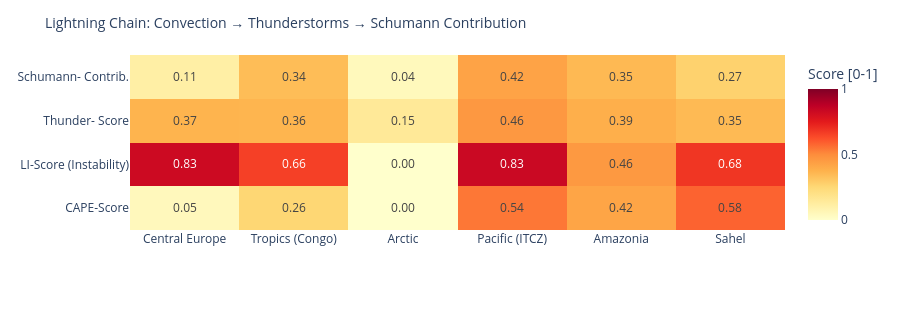

The cell this chart's notebook holds for it:
### Code cell
# ============================================================
# LIGHTNING CHAIN: Convection → Thunderstorms → Schumann
# Shows the causal chain per measurement point as heatmap
# ============================================================

def cape_score(v):
    """CAPE → normalized score [0,1]"""
    if v is None or pd.isna(v): return 0.0
    return min(1.0, float(v) / 3000)

def li_score(v):
    """Lifted Index: negative = unstable → score [0,1]"""
    if v is None or pd.isna(v): return 0.3
    return min(1.0, max(0.0, (-float(v) + 6) / 12))

def cloud_score(v):
    if v is None or pd.isna(v): return 0.3
    return float(v) / 100

def thunder_score(row):
    """Kombinierter Gewitterwahrscheinlichkeits-Score
    CAPE + LI + Bedeckung + WMO-Gewitter + konvektiver Niederschlag (showers)
    Hinweis: X-Ray und Kp sind kein Bestandteil – nur geomagn./solarer Kontext.
    """
    cs = cape_score(row.get('cape'))
    ls = li_score(row.get('li'))
    cl = cloud_score(row.get('cloud'))
    t  = 1.0 if row.get('thunderstorm') else 0.0
    # Convective precipitation (showers) as additional indicator
    sh = min(1.0, (row.get('showers') or 0) / 5.0)
    return round(cs * 0.30 + ls * 0.25 + cl * 0.15 + t * 0.20 + sh * 0.10, 3)

def schumann_contribution(t_score, lat):
    """Schumann contribution: higher in tropics (±30°), scaled by thunderstorm score"""
    lat_weight = max(0.3, 1.0 - abs(lat) / 60)
    return round(t_score * lat_weight, 3)

df_atm['cape_score']   = df_atm.apply(lambda r: cape_score(r['cape']), axis=1)
df_atm['li_score']     = df_atm.apply(lambda r: li_score(r['li']),    axis=1)
df_atm['thunder_score']= df_atm.apply(lambda r: thunder_score(r.to_dict()), axis=1)
df_atm['schumann_contribution'] = df_atm.apply(
    lambda r: schumann_contribution(r['thunder_score'], r['lat']), axis=1)

metrics = ['cape_score', 'li_score', 'thunder_score', 'schumann_contribution']
labels  = ['CAPE-Score', 'LI-Score\n(Instability)', 'Thunder-\nScore', 'Schumann-\nContrib.']
z_data  = [df_atm[m].tolist() for m in metrics]

fig = go.Figure(go.Heatmap(
    z=z_data,
    x=df_atm['point'].tolist(),
    y=labels,
    colorscale='YlOrRd',
    zmin=0, zmax=1,
    text=[[f'{v:.2f}' for v in row] for row in z_data],
    texttemplate='%{text}', textfont=dict(size=12),
    colorbar=dict(title='Score [0-1]')
))
fig.update_layout(
    title=dict(text='Lightning Chain: Convection → Thunderstorms → Schumann Contribution', font=dict(size=14)),
    height=310,
    plot_bgcolor='rgba(0,0,0,0)', paper_bgcolor='rgba(0,0,0,0)',
    margin=dict(l=130, r=80, t=55, b=80)
)
fig.show()

### Figure 1 — Plotly figure (JSON) as saved in the notebook; plotly's stock layout.template omitted (floating-point values rounded to 4 significant figures)
{"data": [{"colorbar": {"title": {"text": "Score [0-1]"}}, "colorscale": [[0.0, "rgb(255,255,204)"], [0.125, "rgb(255,237,160)"], [0.25, "rgb(254,217,118)"], [0.375, "rgb(254,178,76)"], [0.5, "rgb(253,141,60)"], [0.625, "rgb(252,78,42)"], [0.75, "rgb(227,26,28)"], [0.875, "rgb(189,0,38)"], [1.0, "rgb(128,0,38)"]], "text": [["0.05", "0.26", "0.00", "0.54", "0.42", "0.58"], ["0.83", "0.66", "0.00", "0.83", "0.46", "0.68"], ["0.37", "0.36", "0.15", "0.46", "0.39", "0.35"], ["0.11", "0.34", "0.04", "0.42", "0.35", "0.27"]], "textfont": {"size": 12}, "texttemplate": "%{text}", "type": "heatmap", "x": ["Central Europe", "Tropics (Congo)", "Arctic", "Pacific (ITCZ)", "Amazonia", "Sahel"], "y": ["CAPE-Score", "LI-Score\n(Instability)", "Thunder-\nScore", "Schumann-\nContrib."], "z": [[0.04667, 0.2567, 0.0, 0.5433, 0.42, 0.5833], [0.825, 0.6583, 0.0, 0.8333, 0.4583, 0.6833], [0.37, 0.365, 0.15, 0.463, 0.386, 0.35], [0.111, 0.341, 0.045, 0.424, 0.354, 0.274]], "zmax": 1, "zmin": 0}], "layout": {"height": 310, "margin": {"b": 80, "l": 130, "r": 80, "t": 55}, "paper_bgcolor": "rgba(0,0,0,0)", "plot_bgcolor": "rgba(0,0,0,0)", "title": {"font": {"size": 14}, "text": "Lightning Chain: Convection → Thunderstorms → Schumann Contribution"}}}
